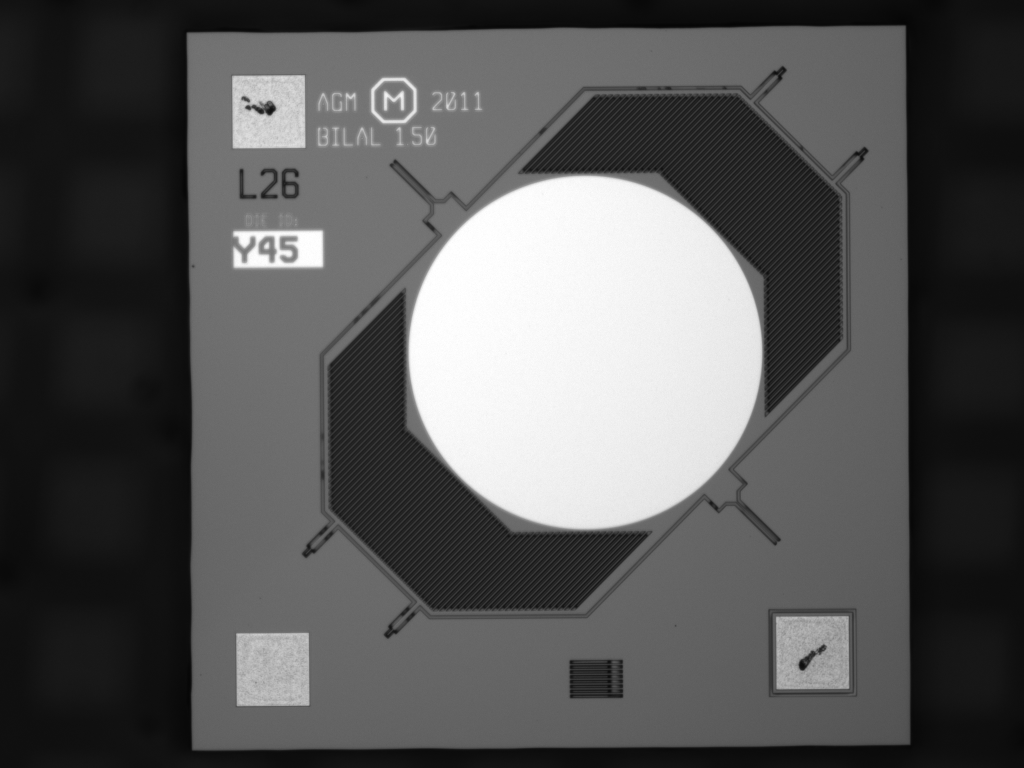
#> input picture images/TI01.png, 2048 x 1536 px (shown at 1/2 size)
$ python lpolar.py images/TI01.png
#> lines starting #> are read from the running program, lines starting #| are printed output that depends on the picture
#!/usr/bin/env python

'''
plots image as logPolar and linearPolar

Usage:
    logpolar.py

Keys:
    ESC    - exit
'''

# Python 2/3 compatibility
from __future__ import print_function

import cv2

if __name__ == '__main__':
    print(__doc__)

    import sys

    try:
        fn = sys.argv[1]
    except IndexError:
        fn = 'fruits.jpg'

    img = cv2.imread(fn)
#> img is the input picture: shape (1536, 2048, 3); min 4, max 255, mean 86.7
    if img is None:
        print('Failed to load image file:', fn)
        sys.exit(1)

    window = img[1000:1400,2000:2400]
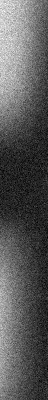
#> window: shape (400, 48, 3); min 12, max 25, mean 16.5; drawn with min black and max white
    img3 = cv2.linearPolar(window, (200,200), 200, cv2.WARP_FILL_OUTLIERS + cv2.INTER_LINEAR)
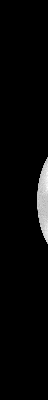
#> img3: shape (400, 48, 3); min 0, max 18, mean 0.505; drawn with min black and max white

    cv2.namedWindow('before', cv2.WINDOW_NORMAL)
    cv2.imshow('before', window)
    cv2.namedWindow('linearpolar', cv2.WINDOW_NORMAL)
    cv2.imshow('linearpolar', img3)
    cv2.imwrite('/Users/arman/Desktop/linear.png', img3)

    cv2.waitKey(0)

$ run again, on projects/winelattice.JPG
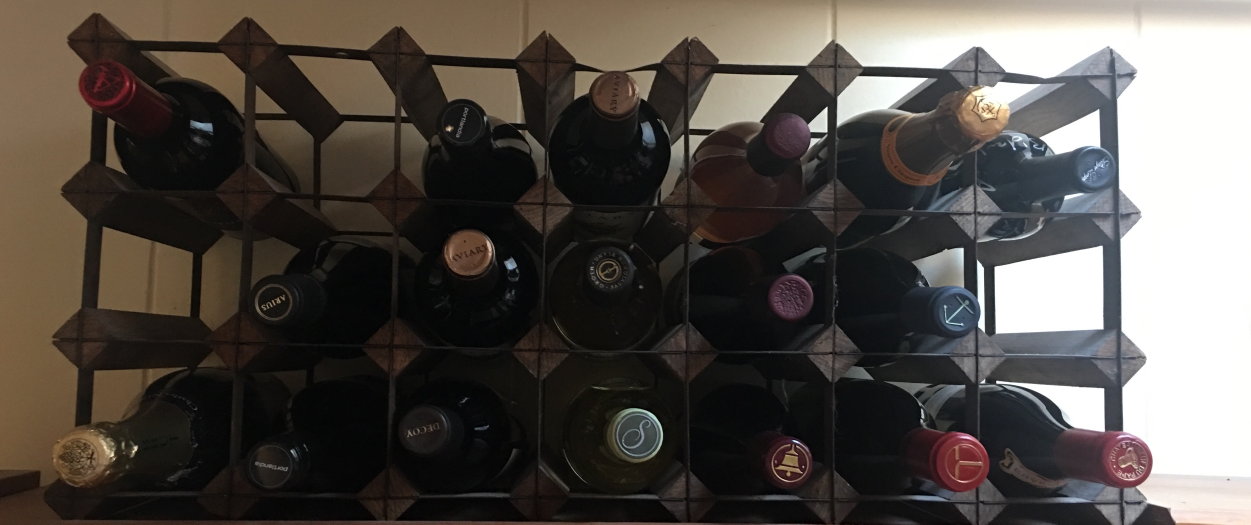
#> input picture projects/winelattice.JPG, 3753 x 1573 px (shown at 1/3 size)
#> img is the input picture: shape (1573, 3753, 3); mean B, G, R 72.6, 77.9, 83.6
#> `window = img[1000:1400,2000:2400]`:
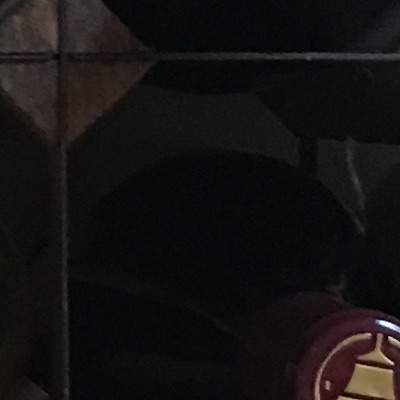
#> window: shape (400, 400, 3); mean B, G, R 17.7, 18.4, 20.3
#> `img3 = cv2.linearPolar(window, (200,200), 200, cv2.WARP_FILL_OUTLIERS ..`:
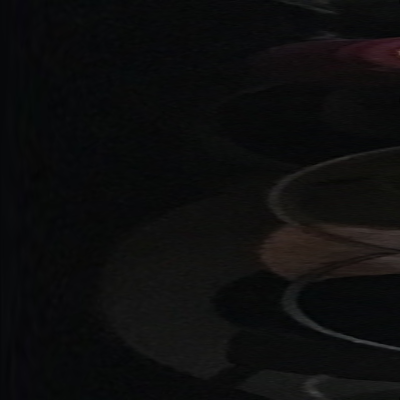
#> img3: shape (400, 400, 3); mean B, G, R 13.4, 13.3, 13.3
